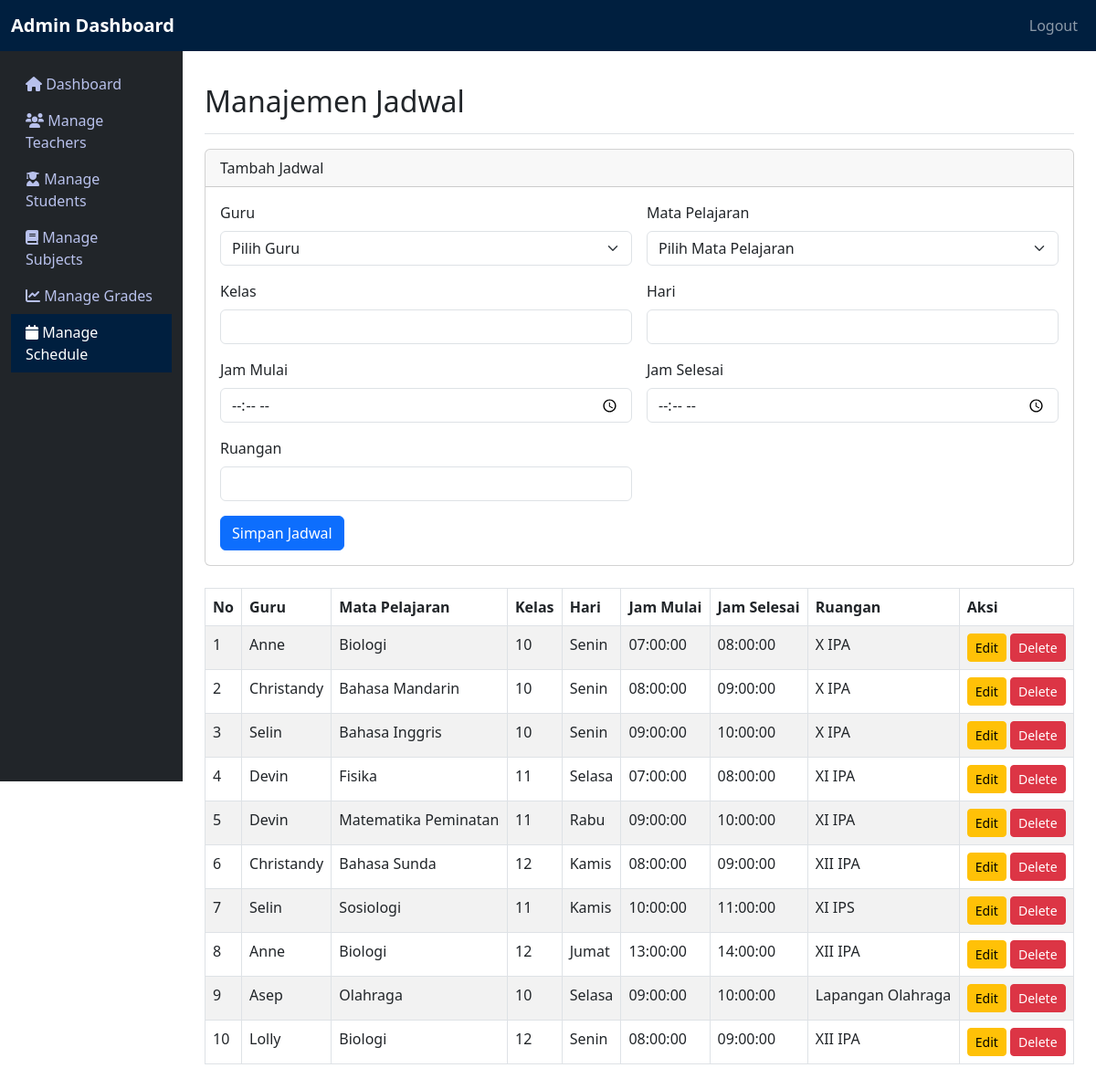
The app's page /admin/manage_schedule.php (signed in) with its own data.
### tables this page shows
CREATE TABLE `jadwal` (
  `id` int(11) NOT NULL,
  `id_mata_pelajaran` int(11) DEFAULT NULL,
  `id_guru` int(11) NOT NULL,
  `kelas` varchar(10) DEFAULT NULL,
  `hari` varchar(15) DEFAULT NULL,
  `jam_mulai` time NOT NULL,
  `jam_selesai` time NOT NULL,
  `ruangan` varchar(20) DEFAULT NULL,
  `periode_id` int(11) DEFAULT NULL
);

CREATE TABLE `guru` (
  `id` int(11) NOT NULL,
  `nama` varchar(100) NOT NULL,
  `role` enum('guru_biasa','guru_wali') DEFAULT 'guru_biasa',
  `telepon` varchar(15) DEFAULT NULL,
  `email` varchar(100) NOT NULL,
  `alamat` text DEFAULT NULL,
  `mata_pelajaran` varchar(100) DEFAULT NULL,
  `password` varchar(255) NOT NULL,
  `periode_id` int(11) DEFAULT NULL
);

CREATE TABLE `mata_pelajaran` (
  `id` int(11) NOT NULL,
  `nama` varchar(100) NOT NULL,
  `guru_pengajar` int(11) DEFAULT NULL,
  `periode_id` int(11) NOT NULL
);

### admin/manage_schedule.php (the view, shortened to what this page needs)
<?php
include '../includes/db.php';
$schedule = null;
?>
<!DOCTYPE html>
<html lang="id">
<head>
    <link rel="stylesheet" href="admin_style.css">
    <link href="https://cdn.jsdelivr.net/npm/bootstrap@5.3.0-alpha1/dist/css/bootstrap.min.css" rel="stylesheet">
    <link href="https://cdnjs.cloudflare.com/ajax/libs/font-awesome/6.0.0-beta3/css/all.min.css" rel="stylesheet">
</head>
<body>
    <nav class="navbar navbar-expand-lg navbar-dark bg-navy">
        <div class="container-fluid">
            <a class="navbar-brand" href="#"><b>Admin Dashboard</b></a>
            <div class="collapse navbar-collapse" id="navbarNav">
                <ul class="navbar-nav ms-auto">
                    <li class="nav-item">
                        <a class="nav-link" href="../index.php">Logout</a>
                    </li>
                </ul>
            </div>
        </div>
    </nav>
    <div class="container-fluid">
        <div class="row">
            <nav id="sidebarMenu" class="col-md-3 col-lg-2 d-md-block bg-dark sidebar collapse">
                <div class="position-sticky pt-3">
                    <ul class="nav flex-column">
                        <li class="nav-item">
                            <a class="nav-link" href="admin_dashboard.php">
                                <i class="fas fa-home"></i> Dashboard
                            </a>
                        </li>
                        <li class="nav-item">
                            <a class="nav-link" href="manage_teachers.php">
                                <i class="fas fa-users"></i> Manage Teachers
                            </a>
                        </li>
                        <li class="nav-item">
                            <a class="nav-link" href="manage_students.php">
                                <i class="fas fa-user-graduate"></i> Manage Students
                            </a>
                        </li>
                        <li class="nav-item">
                            <a class="nav-link" href="manage_subjects.php">
                                <i class="fas fa-book"></i> Manage Subjects
                            </a>
                        </li>
                        <li class="nav-item">
                            <a class="nav-link" href="manage_grades.php">
                                <i class="fas fa-chart-line"></i> Manage Grades
                            </a>
                        </li>
                        <li class="nav-item">
                            <a class="nav-link active" href="manage_schedule.php">
                                <i class="fas fa-calendar"></i> Manage Schedule
                            </a>
                        </li>
                    </ul>
                </div>
            </nav>
            <main class="col-md-9 ms-sm-auto col-lg-10 px-md-4">
                <div class="d-flex justify-content-between flex-wrap flex-md-nowrap align-items-center pt-3 pb-2 mb-3 border-bottom">
                    <h1 class="h2">Manajemen Jadwal</h1>
                </div>
                <div class="card mb-4">
                    <div class="card-header">
                        <?= isset($schedule) ? 'Edit Jadwal' : 'Tambah Jadwal' ?>
                    </div>
                    <div class="card-body">
                        <form method="POST" class="row g-3">
                            <div class="col-md-6">
                                <label for="guru_id" class="form-label">Guru</label>
                                <select class="form-select" name="guru_id" required>
                                    <option value="" disabled selected>Pilih Guru</option>
                                </select>
                            </div>
                            <div class="col-md-6">
                                <label for="mata_pelajaran_id" class="form-label">Mata Pelajaran</label>
                                <select class="form-select" name="mata_pelajaran_id" required>
                                    <option value="" disabled selected>Pilih Mata Pelajaran</option>
                                </select>
                            </div>
                            <div class="col-md-6">
                                <label for="kelas" class="form-label">Kelas</label>
                                <input type="text" class="form-control" name="kelas" value="<?= $schedule['kelas'] ?? '' ?>" required>
                            </div>
                            <div class="col-md-6">
                                <label for="hari" class="form-label">Hari</label>
                                <input type="text" class="form-control" name="hari" value="<?= $schedule['hari'] ?? '' ?>" required>
                            </div>
                            <div class="col-md-6">
                                <label for="jam_mulai" class="form-label">Jam Mulai</label>
                                <input type="time" class="form-control" name="jam_mulai" value="<?= $schedule['jam_mulai'] ?? '' ?>" required>
                            </div>
                            <div class="col-md-6">
                                <label for="jam_selesai" class="form-label">Jam Selesai</label>
                                <input type="time" class="form-control" name="jam_selesai" value="<?= $schedule['jam_selesai'] ?? '' ?>" required>
                            </div>
                            <div class="col-md-6">
                                <label for="ruangan" class="form-label">Ruangan</label>
                                <input type="text" class="form-control" name="ruangan" value="<?= $schedule['ruangan'] ?? '' ?>" required>
                            </div>
                            <div class="col-12">
                                <button type="submit" class="btn btn-primary">Simpan Jadwal</button>
                            </div>
                        </form>
                    </div>
                </div>
                <div class="table-responsive">
                    <table class="table table-striped table-bordered">
                        <thead>
                            <tr>
                                <th>No</th>
                                <th>Guru</th>
                                <th>Mata Pelajaran</th>
                                <th>Kelas</th>
                                <th>Hari</th>
                                <th>Jam Mulai</th>
                                <th>Jam Selesai</th>
                                <th>Ruangan</th>
                                <th>Aksi</th>
                            </tr>
                        </thead>
                        <tbody>
                            <?php
                            $stmt = $pdo->query("SELECT jadwal.*, guru.nama AS guru_nama, mata_pelajaran.nama AS mata_pelajaran_nama FROM jadwal JOIN guru ON jadwal.id_guru = guru.id JOIN mata_pelajaran ON jadwal.id_mata_pelajaran = mata_pelajaran.id");
                            $no = 1;
                            while ($row = $stmt->fetch(PDO::FETCH_ASSOC)): ?>
                                <tr>
                                    <td><?= $no++ ?></td>
                                    <td><?= $row['guru_nama'] ?></td>
                                    <td><?= $row['mata_pelajaran_nama'] ?></td>
                                    <td><?= $row['kelas'] ?></td>
                                    <td><?= $row['hari'] ?></td>
                                    <td><?= $row['jam_mulai'] ?></td>
                                    <td><?= $row['jam_selesai'] ?></td>
                                    <td><?= $row['ruangan'] ?></td>
                                    <td>
                                        <a href="manage_schedule.php?edit=<?= $row['id'] ?>" class="btn btn-warning btn-sm">Edit</a>
                                        <a href="manage_schedule.php?delete=<?= $row['id'] ?>" class="btn btn-danger btn-sm" onclick="return confirm('Are you sure?')">Delete</a>
                                    </td>
                                </tr>
                            <?php endwhile; ?>
                        </tbody>
                    </table>
                </div>
            </main>
        </div>
    </div>
</body>
</html>

### admin/admin_style.css (style rules this page uses)
body { font-family: 'Roboto', sans-serif; }
.bg-navy { background-color: #001F3F !important; }
.navbar-brand { font-weight: bold; font-size: 1.5rem; }
#sidebarMenu { position: sticky; top: 0; height: 100vh; overflow-y: auto; }
.sidebar .nav-link { color: #b8c1ec; }
.sidebar .nav-link.active { background-color: #001F3F; color: white; }
main { margin-left: 16.66%; padding: 20px; }
.card { border-radius: 15px; }

### admin/manage_schedule.php (style rules this page uses)
#sidebarMenu { position: sticky; top: 0; height: 100vh; overflow-y: auto; }

### records on screen
jadwal: id_guru.nama "Anne", id_mata_pelajaran.nama "Biologi", kelas "10", hari "Senin", jam_mulai "07:00:00", jam_selesai "08:00:00", ruangan "X IPA"
jadwal: id_guru.nama "Christandy", id_mata_pelajaran.nama "Bahasa Mandarin", kelas "10", hari "Senin", jam_mulai "08:00:00", jam_selesai "09:00:00", ruangan "X IPA"
jadwal: id_guru.nama "Selin", id_mata_pelajaran.nama "Bahasa Inggris", kelas "10", hari "Senin", jam_mulai "09:00:00", jam_selesai "10:00:00", ruangan "X IPA"
jadwal: id_guru.nama "Devin", id_mata_pelajaran.nama "Fisika", kelas "11", hari "Selasa", jam_mulai "07:00:00", jam_selesai "08:00:00", ruangan "XI IPA"
jadwal: id_guru.nama "Devin", id_mata_pelajaran.nama "Matematika Peminatan", kelas "11", hari "Rabu", jam_mulai "09:00:00", jam_selesai "10:00:00", ruangan "XI IPA"
jadwal: id_guru.nama "Christandy", id_mata_pelajaran.nama "Bahasa Sunda", kelas "12", hari "Kamis", jam_mulai "08:00:00", jam_selesai "09:00:00", ruangan "XII IPA"
jadwal: id_guru.nama "Selin", id_mata_pelajaran.nama "Sosiologi", kelas "11", hari "Kamis", jam_mulai "10:00:00", jam_selesai "11:00:00", ruangan "XI IPS"
jadwal: id_guru.nama "Anne", id_mata_pelajaran.nama "Biologi", kelas "12", hari "Jumat", jam_mulai "13:00:00", jam_selesai "14:00:00", ruangan "XII IPA"
jadwal: id_guru.nama "Asep", id_mata_pelajaran.nama "Olahraga", kelas "10", hari "Selasa", jam_mulai "09:00:00", jam_selesai "10:00:00", ruangan "Lapangan Olahraga"
jadwal: id_guru.nama "Lolly", id_mata_pelajaran.nama "Biologi", kelas "12", hari "Senin", jam_mulai "08:00:00", jam_selesai "09:00:00", ruangan "XII IPA"
